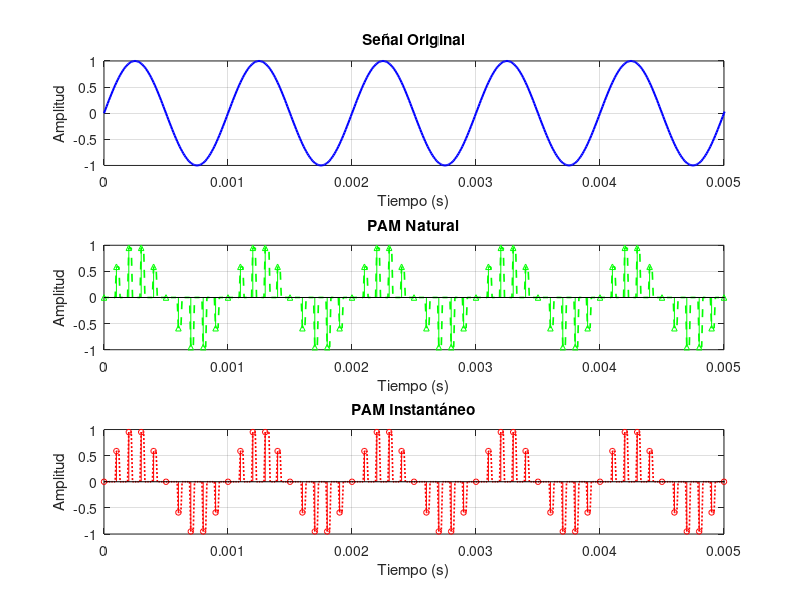

MATLAB code to generate this figure:
%% Parámetros configurables
A = 1;              % Amplitud de la señal
fc = 1000;         % Frecuencia de la señal (Hz)
Ts_signal = 10e-6;  % Muestreo de la señal original (10 µs)
duracion = 0.1;     % Duración en segundos
fs = 10000;          % Frecuencia de muestreo PAM (Hz)
d = 0.3;            % Ciclo de trabajo (τ/Ts_pulse)

%% Cálculos derivados
Ts_pulse = 1/fs;    % Periodo de muestreo PAM
tau = d * Ts_pulse; % Ancho del pulso

t_samples = 0:Ts_pulse:duracion - Ts_pulse;  % Vector de tiempos de muestreo

%% Generar señal original
t = 0:Ts_signal:duracion - Ts_signal;  % Vector tiempo (fila: 1xN)
m = A * sin(2*pi*fc*t); 

p = (mod(t, Ts_pulse) < tau);   % 1 durante τ, 0 en otro caso

% Aplicar modulación AM
s = m .* p;  % Señal modulada

% 3. Muestreo Instantáneo y Natural
m_samples_natural = A * sin(2*pi*fc*t_samples);   % PAM Natural
m_samples_instant = A * sin(2*pi*fc*t_samples);   % PAM Instantáneo

% 4. Crear tren de pulsos
s_natural = zeros(size(t));
s_instant = zeros(size(t));

for n = 1:length(t_samples)
    ventana = (t >= (n-1)*Ts_pulse) & (t < (n-1)*Ts_pulse + tau);
    s_natural(ventana) = m_samples_natural(n);
    s_instant(ventana) = m_samples_instant(n);
end

%% Graficación separada en subplots
figure;

% 1. Señal original
subplot(3,1,1);
plot(t, m, 'b', 'LineWidth', 1.5);
title('Señal Original');
xlabel('Tiempo (s)');
ylabel('Amplitud');
xlim([0 0.005]);
grid on;

% 2. Señal PAM Natural
subplot(3,1,2);
plot(t, s_natural, 'g--', 'LineWidth', 1.2);
hold on;
stem(t_samples, m_samples_natural, '^g', 'MarkerSize', 4, 'HandleVisibility', 'off');
title('PAM Natural');
xlabel('Tiempo (s)');
ylabel('Amplitud');
xlim([0 0.005]);
grid on;

% 3. Señal PAM Instantáneo
subplot(3,1,3);
plot(t, s_instant, 'r:', 'LineWidth', 1.2);
hold on;
stem(t_samples, m_samples_instant, 'or', 'MarkerSize', 4, 'HandleVisibility', 'off');
title('PAM Instantáneo');
xlabel('Tiempo (s)');
ylabel('Amplitud');
xlim([0 0.005]);
grid on;